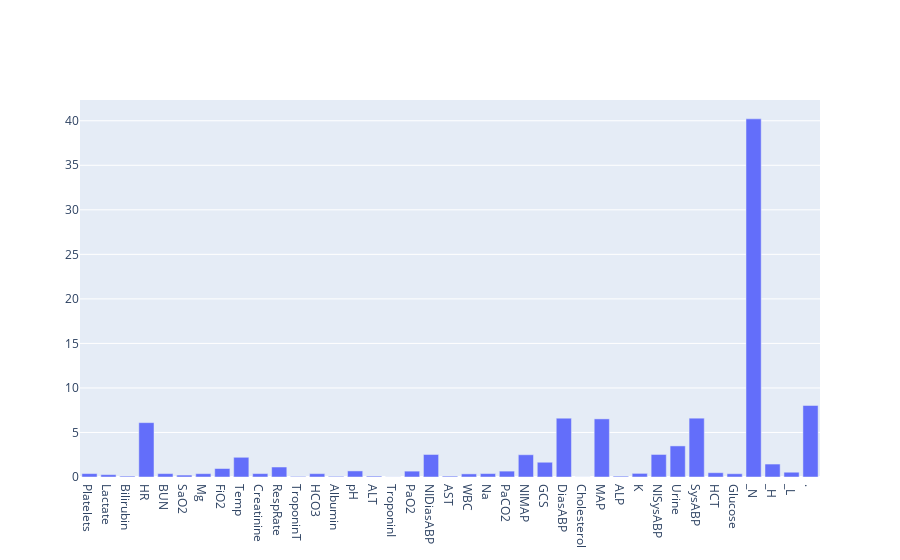

Source (notebook cell):
### Code cell
content.count("_N")
content.count("_H")
content.count("_L")

vocab_count=dict()
for vocab in vocab_list+["_N","_H","_L",'.']:
    vocab_count[vocab]=content.lower().count(vocab.lower())

    # vocab_count[vocab]
    
# vocab_count

# tk_count=dict()
# for tk in tokenizer.get_vocab().keys():
#     tk_count[tk]=content.count(tk)

# tk_count

sum_all = sum(vocab_count.values())

vocab_count_norm = {k: v / sum_all*100 for k, v in vocab_count.items()}
# vocab_count_norm

fig = go.Figure([go.Bar(x=list(vocab_count_norm.keys()), y=list(vocab_count_norm.values()))])
fig.show()

### Figure 1 — Plotly figure (JSON) as saved in the notebook; plotly's stock layout.template omitted (floating-point values rounded to 4 significant figures)
{"data": [{"type": "bar", "x": ["Platelets", "Lactate", "Bilirubin", "HR", "BUN", "SaO2", "Mg", "FiO2", "Temp", "Creatinine", "RespRate", "TroponinT", "HCO3", "Albumin", "pH", "ALT", "TroponinI", "PaO2", "NIDiasABP", "AST", "WBC", "Na", "PaCO2", "NIMAP", "GCS", "DiasABP", "Cholesterol", "MAP", "ALP", "K", "NISysABP", "Urine", "SysABP", "HCT", "Glucose", "_N", "_H", "_L", "."], "y": [0.3831, 0.2639, 0.1017, 6.104, 0.382, 0.2154, 0.3744, 0.9532, 2.213, 0.3833, 1.12, 0.06626, 0.3762, 0.0752, 0.681, 0.1007, 0.01312, 0.6594, 2.529, 0.1008, 0.3508, 0.3851, 0.6605, 2.499, 1.657, 6.601, 0.007746, 6.525, 0.09804, 0.4059, 2.531, 3.491, 6.604, 0.4824, 0.3681, 40.21, 1.454, 0.5364, 8.032]}], "layout": {}}
